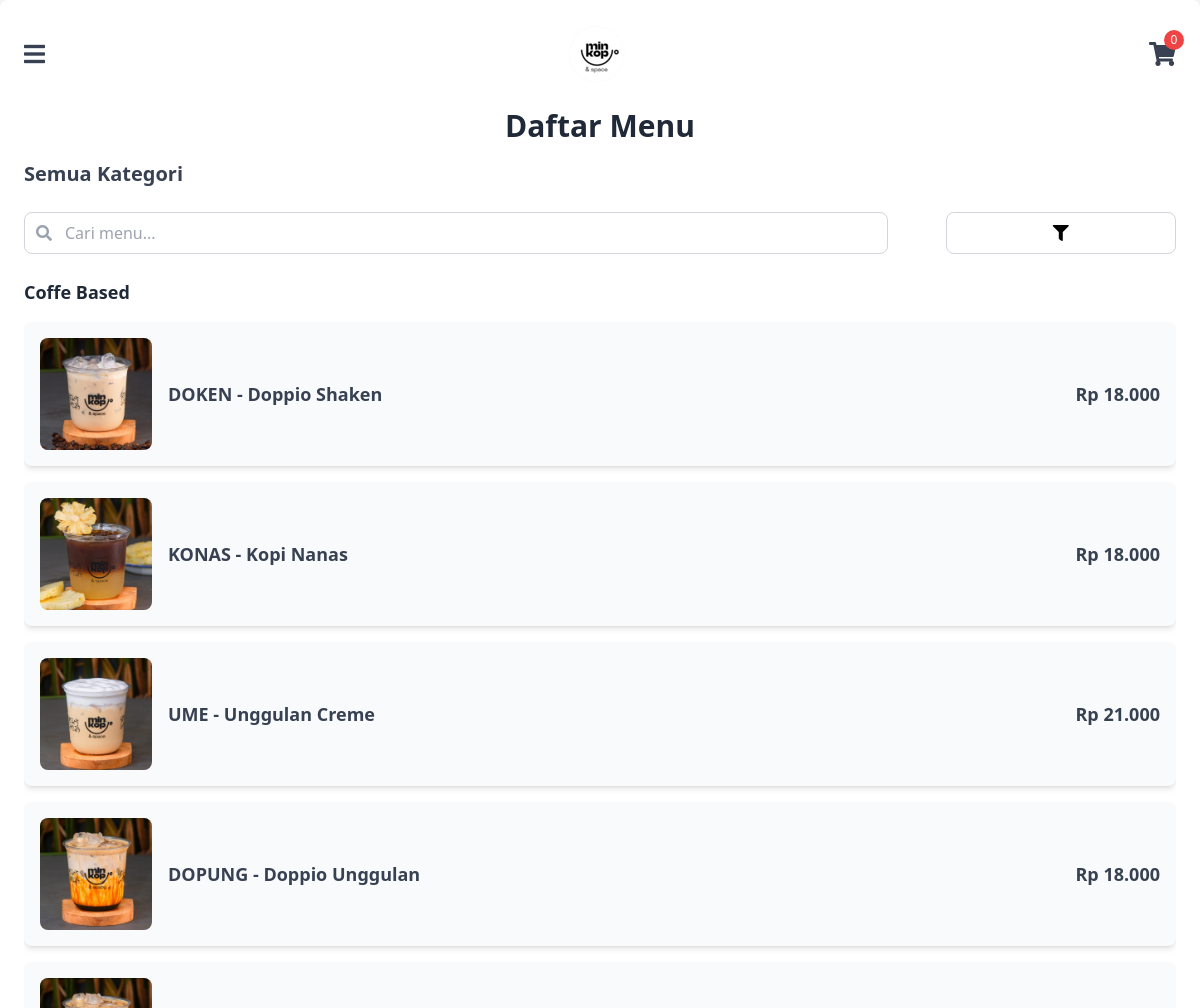
The app's page /costumer/menu/daftarmenu.php (signed in) with its own data.
### tables this page shows
CREATE TABLE `tb_kategori` (
  `kd_kategori` int(11) NOT NULL,
  `kategori` varchar(15) NOT NULL
);

CREATE TABLE `tb_menu` (
  `kd_menu` int(11) NOT NULL,
  `menu` varchar(100) NOT NULL,
  `jenis` varchar(20) NOT NULL,
  `harga` int(11) NOT NULL,
  `status` varchar(15) NOT NULL,
  `foto` varchar(100) NOT NULL,
  `kd_kategori` int(11) NOT NULL
);

### costumer/menu/searchmenu.php (the view, shortened to what this page needs)
<?php
include_once '../../config/koneksi.php';
$kategori = isset($_GET['kategori']) ? $_GET['kategori'] : 'all';
if ($kategori === 'all') {
    $kategoriQuery = "SELECT * FROM tb_kategori";
} else {
    $kategoriQuery = "SELECT * FROM tb_kategori WHERE kd_kategori = '$kategori'";
}
$kategoriResult = mysqli_query($koneksi, $kategoriQuery);
while ($kategori = mysqli_fetch_array($kategoriResult)) {
    $menuQuery = "SELECT * FROM tb_menu WHERE kd_kategori = '" . $kategori['kd_kategori'] . "'";
    $menuResult = mysqli_query($koneksi, $menuQuery);
    if (mysqli_num_rows($menuResult) > 0) {
        echo '<h3 class="text-lg font-bold text-gray-800 mb-2">' . $kategori['kategori'] . '</h3>';
        while ($row = mysqli_fetch_array($menuResult)) {
            $statusText = $row['status'] === 'Habis' ? '<span class="text-red-500 font-bold">Habis</span>' : '';
            echo '
    <div class="flex items-center justify-between p-4 bg-gray-50 rounded-lg shadow-md
         ' . ($row['status'] === 'Habis' ? 'opacity-50 cursor-not-allowed' : 'cursor-pointer hover:bg-gray-100 transition-all duration-300') . '"
         ' . ($row['status'] !== 'Habis' ? 'onclick="showAddToCartPopup(' . $row['kd_menu'] . ', \'' . $row['menu'] . '\', \'' . $row['foto'] . '\', ' . $row['harga'] . ')"' : '') . '>
        <div class="flex items-center space-x-4">
            <img src="../../admin/image/' . $row['foto'] . '" alt="' . $row['menu'] . '" class="w-16 h-16 rounded-lg object-cover sm:w-20 sm:h-20 md:w-24 md:h-24 lg:w-28 lg:h-28">
            <div class="flex flex-col sm:flex-row sm:space-x-4">
                <span class="block font-semibold text-lg text-gray-700 truncate max-w-[130px] sm:max-w-[140px] md:max-w-[350px] lg:max-w-[400px]">' . $row['menu'] . '</span>
                ' . ($row['status'] === 'Habis' ? '<span class="text-red-500 text-sm font-medium">(Habis)</span>' : $statusText) . '
            </div>
        </div>
        <div class="mt-2 sm:mt-0">
            <span class="text-gray-700 font-bold text-sm sm:text-base lg:text-lg">Rp ' . number_format($row['harga'], 0, ',', '.') . '</span>
        </div>
    </div>
';
        }
    }
}
?>

### records on screen
tb_kategori: kategori "Coffe Based"
tb_menu: foto (picture), menu "DOKEN - Doppio Shaken", harga "18.000"
tb_menu: foto (picture), menu "KONAS - Kopi Nanas", harga "18.000"
tb_menu: foto (picture), menu "UME - Unggulan Creme", harga "21.000"
tb_menu: foto (picture), menu "DOPUNG - Doppio Unggulan", harga "18.000"
tb_menu: foto (picture)
